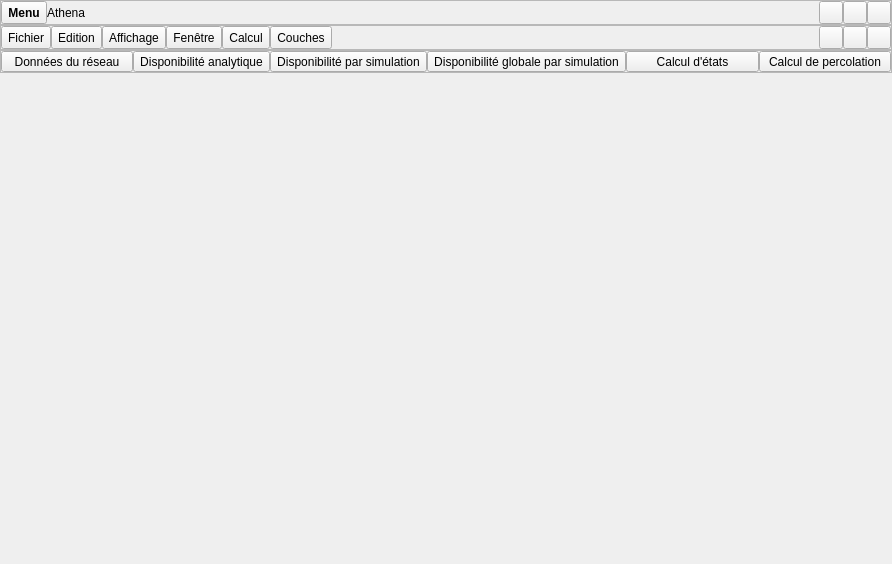
<?xml version="1.0" encoding="UTF-8"?>
<ui version="4.0">
 <class>MainWindow</class>
 <widget class="QMainWindow" name="MainWindow">
  <property name="geometry">
   <rect>
    <x>0</x>
    <y>0</y>
    <width>892</width>
    <height>564</height>
   </rect>
  </property>
  <property name="windowTitle">
   <string>MainWindow</string>
  </property>
  <widget class="QWidget" name="centralWidget">
   <layout class="QVBoxLayout" name="verticalLayout">
    <property name="spacing">
     <number>0</number>
    </property>
    <property name="leftMargin">
     <number>0</number>
    </property>
    <property name="topMargin">
     <number>0</number>
    </property>
    <property name="rightMargin">
     <number>0</number>
    </property>
    <property name="bottomMargin">
     <number>0</number>
    </property>
    <item>
     <widget class="QFrame" name="frame_main">
      <property name="styleSheet">
       <string notr="true"/>
      </property>
      <property name="frameShape">
       <enum>QFrame::StyledPanel</enum>
      </property>
      <property name="frameShadow">
       <enum>QFrame::Raised</enum>
      </property>
      <layout class="QGridLayout" name="gridLayout">
       <property name="leftMargin">
        <number>0</number>
       </property>
       <property name="topMargin">
        <number>0</number>
       </property>
       <property name="rightMargin">
        <number>0</number>
       </property>
       <property name="bottomMargin">
        <number>0</number>
       </property>
       <property name="spacing">
        <number>0</number>
       </property>
       <item row="0" column="0">
        <widget class="QToolButton" name="toolButton_athena">
         <property name="sizePolicy">
          <sizepolicy hsizetype="Fixed" vsizetype="Preferred">
           <horstretch>0</horstretch>
           <verstretch>0</verstretch>
          </sizepolicy>
         </property>
         <property name="font">
          <font>
           <weight>75</weight>
           <bold>true</bold>
          </font>
         </property>
         <property name="text">
          <string>Menu</string>
         </property>
        </widget>
       </item>
       <item row="0" column="1">
        <widget class="QLabel" name="label_message">
         <property name="text">
          <string>Athena</string>
         </property>
        </widget>
       </item>
       <item row="0" column="2">
        <widget class="QToolButton" name="toolButton_reduce">
         <property name="sizePolicy">
          <sizepolicy hsizetype="Fixed" vsizetype="Preferred">
           <horstretch>0</horstretch>
           <verstretch>0</verstretch>
          </sizepolicy>
         </property>
         <property name="text">
          <string/>
         </property>
         <property name="icon">
          <iconset resource="ressource.qrc">
           <normaloff>:/buttons/window-minimize-gray.png</normaloff>:/buttons/window-minimize-gray.png</iconset>
         </property>
        </widget>
       </item>
       <item row="0" column="3">
        <widget class="QToolButton" name="toolButton_maximize">
         <property name="sizePolicy">
          <sizepolicy hsizetype="Fixed" vsizetype="Preferred">
           <horstretch>0</horstretch>
           <verstretch>0</verstretch>
          </sizepolicy>
         </property>
         <property name="text">
          <string/>
         </property>
         <property name="icon">
          <iconset resource="ressource.qrc">
           <normaloff>:/buttons/window-maximize-gray.png</normaloff>:/buttons/window-maximize-gray.png</iconset>
         </property>
        </widget>
       </item>
       <item row="0" column="4">
        <widget class="QToolButton" name="toolButton_close">
         <property name="sizePolicy">
          <sizepolicy hsizetype="Fixed" vsizetype="Preferred">
           <horstretch>0</horstretch>
           <verstretch>0</verstretch>
          </sizepolicy>
         </property>
         <property name="text">
          <string/>
         </property>
         <property name="icon">
          <iconset resource="ressource.qrc">
           <normaloff>:/buttons/close-gray.png</normaloff>:/buttons/close-gray.png</iconset>
         </property>
        </widget>
       </item>
      </layout>
     </widget>
    </item>
    <item>
     <widget class="QFrame" name="frame_menu">
      <property name="styleSheet">
       <string notr="true"/>
      </property>
      <property name="frameShape">
       <enum>QFrame::StyledPanel</enum>
      </property>
      <property name="frameShadow">
       <enum>QFrame::Raised</enum>
      </property>
      <layout class="QHBoxLayout" name="horizontalLayout_3">
       <property name="spacing">
        <number>0</number>
       </property>
       <property name="leftMargin">
        <number>0</number>
       </property>
       <property name="topMargin">
        <number>0</number>
       </property>
       <property name="rightMargin">
        <number>0</number>
       </property>
       <property name="bottomMargin">
        <number>0</number>
       </property>
       <item>
        <widget class="QToolButton" name="toolButton_fichier">
         <property name="sizePolicy">
          <sizepolicy hsizetype="Fixed" vsizetype="Preferred">
           <horstretch>0</horstretch>
           <verstretch>0</verstretch>
          </sizepolicy>
         </property>
         <property name="text">
          <string>Fichier</string>
         </property>
        </widget>
       </item>
       <item>
        <widget class="QToolButton" name="toolButton_edition">
         <property name="sizePolicy">
          <sizepolicy hsizetype="Fixed" vsizetype="Preferred">
           <horstretch>0</horstretch>
           <verstretch>0</verstretch>
          </sizepolicy>
         </property>
         <property name="text">
          <string>Edition</string>
         </property>
        </widget>
       </item>
       <item>
        <widget class="QToolButton" name="toolButton_affichage">
         <property name="sizePolicy">
          <sizepolicy hsizetype="Fixed" vsizetype="Preferred">
           <horstretch>0</horstretch>
           <verstretch>0</verstretch>
          </sizepolicy>
         </property>
         <property name="text">
          <string>Affichage</string>
         </property>
        </widget>
       </item>
       <item>
        <widget class="QToolButton" name="toolButton_fenetre">
         <property name="sizePolicy">
          <sizepolicy hsizetype="Fixed" vsizetype="Preferred">
           <horstretch>0</horstretch>
           <verstretch>0</verstretch>
          </sizepolicy>
         </property>
         <property name="text">
          <string>Fenêtre</string>
         </property>
        </widget>
       </item>
       <item>
        <widget class="QToolButton" name="toolButton_calcul">
         <property name="sizePolicy">
          <sizepolicy hsizetype="Fixed" vsizetype="Preferred">
           <horstretch>0</horstretch>
           <verstretch>0</verstretch>
          </sizepolicy>
         </property>
         <property name="text">
          <string>Calcul</string>
         </property>
        </widget>
       </item>
       <item>
        <widget class="QToolButton" name="toolButton_couches">
         <property name="sizePolicy">
          <sizepolicy hsizetype="Fixed" vsizetype="Preferred">
           <horstretch>0</horstretch>
           <verstretch>0</verstretch>
          </sizepolicy>
         </property>
         <property name="text">
          <string>Couches</string>
         </property>
        </widget>
       </item>
       <item>
        <spacer name="horizontalSpacer">
         <property name="orientation">
          <enum>Qt::Horizontal</enum>
         </property>
         <property name="sizeHint" stdset="0">
          <size>
           <width>524</width>
           <height>19</height>
          </size>
         </property>
        </spacer>
       </item>
       <item>
        <widget class="QToolButton" name="toolButton_play">
         <property name="text">
          <string/>
         </property>
         <property name="icon">
          <iconset resource="ressource.qrc">
           <normaloff>:/buttons/play-orange.png</normaloff>:/buttons/play-orange.png</iconset>
         </property>
        </widget>
       </item>
       <item>
        <widget class="QToolButton" name="toolButton_pause">
         <property name="text">
          <string/>
         </property>
         <property name="icon">
          <iconset resource="ressource.qrc">
           <normaloff>:/buttons/pause-orange.png</normaloff>:/buttons/pause-orange.png</iconset>
         </property>
        </widget>
       </item>
       <item>
        <widget class="QToolButton" name="toolButton_stop">
         <property name="text">
          <string/>
         </property>
         <property name="icon">
          <iconset resource="ressource.qrc">
           <normaloff>:/buttons/stop-orange.png</normaloff>:/buttons/stop-orange.png</iconset>
         </property>
        </widget>
       </item>
      </layout>
     </widget>
    </item>
    <item>
     <widget class="QFrame" name="frame_toolBar">
      <property name="styleSheet">
       <string notr="true"/>
      </property>
      <property name="frameShape">
       <enum>QFrame::StyledPanel</enum>
      </property>
      <property name="frameShadow">
       <enum>QFrame::Raised</enum>
      </property>
      <layout class="QHBoxLayout" name="horizontalLayout">
       <property name="spacing">
        <number>0</number>
       </property>
       <property name="leftMargin">
        <number>0</number>
       </property>
       <property name="topMargin">
        <number>0</number>
       </property>
       <property name="rightMargin">
        <number>0</number>
       </property>
       <property name="bottomMargin">
        <number>0</number>
       </property>
       <item>
        <widget class="QToolButton" name="toolButton_donneesReseau">
         <property name="sizePolicy">
          <sizepolicy hsizetype="Expanding" vsizetype="Preferred">
           <horstretch>0</horstretch>
           <verstretch>0</verstretch>
          </sizepolicy>
         </property>
         <property name="styleSheet">
          <string notr="true"/>
         </property>
         <property name="text">
          <string>Données du réseau</string>
         </property>
         <property name="icon">
          <iconset resource="ressource.qrc">
           <normaloff>:/sidebar/mode_welcome_mask@2x.png</normaloff>:/sidebar/mode_welcome_mask@2x.png</iconset>
         </property>
         <property name="toolButtonStyle">
          <enum>Qt::ToolButtonTextUnderIcon</enum>
         </property>
        </widget>
       </item>
       <item>
        <widget class="QToolButton" name="toolButton_dispoAnalytique">
         <property name="sizePolicy">
          <sizepolicy hsizetype="Expanding" vsizetype="Preferred">
           <horstretch>0</horstretch>
           <verstretch>0</verstretch>
          </sizepolicy>
         </property>
         <property name="text">
          <string>Disponibilité analytique</string>
         </property>
         <property name="icon">
          <iconset resource="ressource.qrc">
           <normaloff>:/mainToolBar/more_colors.png</normaloff>:/mainToolBar/more_colors.png</iconset>
         </property>
         <property name="toolButtonStyle">
          <enum>Qt::ToolButtonTextUnderIcon</enum>
         </property>
        </widget>
       </item>
       <item>
        <widget class="QToolButton" name="toolButton_dispoSimulation">
         <property name="sizePolicy">
          <sizepolicy hsizetype="Expanding" vsizetype="Preferred">
           <horstretch>0</horstretch>
           <verstretch>0</verstretch>
          </sizepolicy>
         </property>
         <property name="text">
          <string>Disponibilité par simulation</string>
         </property>
         <property name="icon">
          <iconset resource="ressource.qrc">
           <normaloff>:/mainToolBar/final.png</normaloff>:/mainToolBar/final.png</iconset>
         </property>
         <property name="toolButtonStyle">
          <enum>Qt::ToolButtonTextUnderIcon</enum>
         </property>
        </widget>
       </item>
       <item>
        <widget class="QToolButton" name="toolButton_dispoGlobaleSimulation">
         <property name="sizePolicy">
          <sizepolicy hsizetype="Expanding" vsizetype="Preferred">
           <horstretch>0</horstretch>
           <verstretch>0</verstretch>
          </sizepolicy>
         </property>
         <property name="text">
          <string>Disponibilité globale par simulation</string>
         </property>
         <property name="icon">
          <iconset resource="ressource.qrc">
           <normaloff>:/mainToolBar/initial.png</normaloff>:/mainToolBar/initial.png</iconset>
         </property>
         <property name="toolButtonStyle">
          <enum>Qt::ToolButtonTextUnderIcon</enum>
         </property>
        </widget>
       </item>
       <item>
        <widget class="QToolButton" name="toolButton_calculEtats">
         <property name="sizePolicy">
          <sizepolicy hsizetype="Expanding" vsizetype="Preferred">
           <horstretch>0</horstretch>
           <verstretch>0</verstretch>
          </sizepolicy>
         </property>
         <property name="text">
          <string>Calcul d'états</string>
         </property>
         <property name="icon">
          <iconset resource="ressource.qrc">
           <normaloff>:/mainToolBar/window-new@2x.png</normaloff>:/mainToolBar/window-new@2x.png</iconset>
         </property>
         <property name="toolButtonStyle">
          <enum>Qt::ToolButtonTextUnderIcon</enum>
         </property>
        </widget>
       </item>
       <item>
        <widget class="QToolButton" name="toolButton_calculPercolation">
         <property name="sizePolicy">
          <sizepolicy hsizetype="Expanding" vsizetype="Preferred">
           <horstretch>0</horstretch>
           <verstretch>0</verstretch>
          </sizepolicy>
         </property>
         <property name="text">
          <string>Calcul de percolation</string>
         </property>
         <property name="icon">
          <iconset resource="ressource.qrc">
           <normaloff>:/mainToolBar/document-open@2x.png</normaloff>:/mainToolBar/document-open@2x.png</iconset>
         </property>
         <property name="toolButtonStyle">
          <enum>Qt::ToolButtonTextUnderIcon</enum>
         </property>
        </widget>
       </item>
      </layout>
     </widget>
    </item>
    <item>
     <spacer name="verticalSpacer">
      <property name="orientation">
       <enum>Qt::Vertical</enum>
      </property>
      <property name="sizeHint" stdset="0">
       <size>
        <width>20</width>
        <height>492</height>
       </size>
      </property>
     </spacer>
    </item>
   </layout>
  </widget>
 </widget>
 <layoutdefault spacing="6" margin="11"/>
 <resources>
  <include location="ressource.qrc"/>
 </resources>
 <connections/>
</ui>
